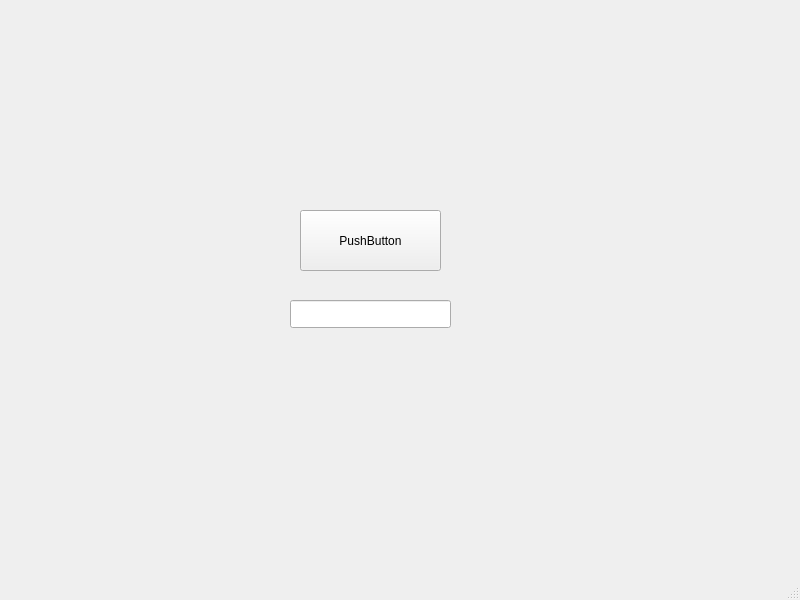
<?xml version="1.0" encoding="UTF-8"?>
<ui version="4.0">
 <class>Phone_number</class>
 <widget class="QMainWindow" name="Phone_number">
  <property name="geometry">
   <rect>
    <x>0</x>
    <y>0</y>
    <width>800</width>
    <height>600</height>
   </rect>
  </property>
  <property name="windowTitle">
   <string>MainWindow</string>
  </property>
  <widget class="QWidget" name="centralwidget">
   <widget class="QPushButton" name="pushButton_ok_email">
    <property name="geometry">
     <rect>
      <x>300</x>
      <y>210</y>
      <width>141</width>
      <height>61</height>
     </rect>
    </property>
    <property name="text">
     <string>PushButton</string>
    </property>
   </widget>
   <widget class="QLineEdit" name="lineEdit_email">
    <property name="geometry">
     <rect>
      <x>290</x>
      <y>300</y>
      <width>161</width>
      <height>28</height>
     </rect>
    </property>
   </widget>
  </widget>
  <widget class="QMenuBar" name="menubar">
   <property name="geometry">
    <rect>
     <x>0</x>
     <y>0</y>
     <width>800</width>
     <height>25</height>
    </rect>
   </property>
  </widget>
  <widget class="QStatusBar" name="statusbar"/>
 </widget>
 <resources/>
 <connections/>
</ui>
